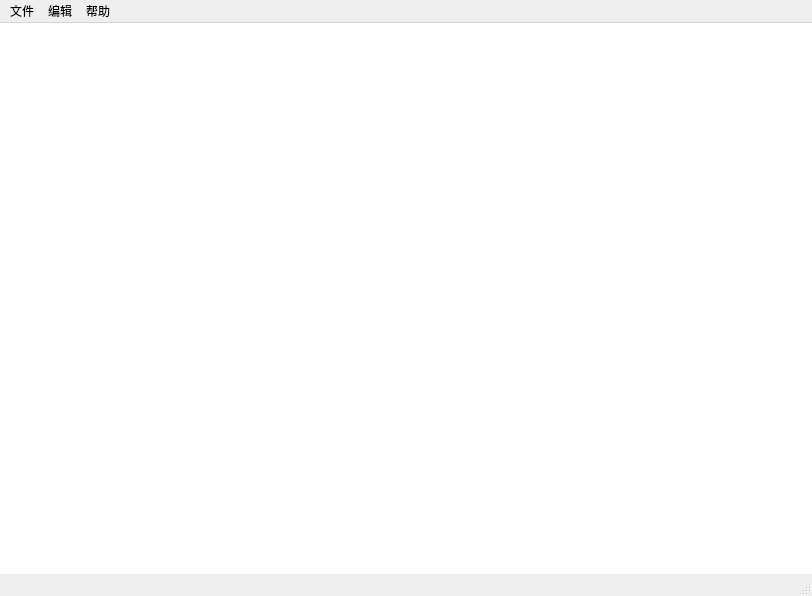
<?xml version="1.0" encoding="UTF-8"?>
<ui version="4.0">
 <class>TexteditClass</class>
 <widget class="QMainWindow" name="TexteditClass">
  <property name="geometry">
   <rect>
    <x>0</x>
    <y>0</y>
    <width>812</width>
    <height>596</height>
   </rect>
  </property>
  <property name="windowTitle">
   <string>MainWindow</string>
  </property>
  <widget class="QWidget" name="centralwidget">
   <widget class="QTextEdit" name="textEdit">
    <property name="geometry">
     <rect>
      <x>-10</x>
      <y>-10</y>
      <width>831</width>
      <height>591</height>
     </rect>
    </property>
   </widget>
  </widget>
  <widget class="QMenuBar" name="menubar">
   <property name="geometry">
    <rect>
     <x>0</x>
     <y>0</y>
     <width>812</width>
     <height>22</height>
    </rect>
   </property>
   <widget class="QMenu" name="menuFile">
    <property name="title">
     <string>文件</string>
    </property>
    <addaction name="actionNewFile"/>
    <addaction name="actionOpenFile"/>
   </widget>
   <widget class="QMenu" name="menuEdit">
    <property name="title">
     <string>编辑</string>
    </property>
    <addaction name="actionUndo"/>
   </widget>
   <widget class="QMenu" name="menuHelp">
    <property name="title">
     <string>帮助</string>
    </property>
   </widget>
   <addaction name="menuFile"/>
   <addaction name="menuEdit"/>
   <addaction name="menuHelp"/>
  </widget>
  <widget class="QStatusBar" name="statusbar"/>
  <action name="actionNewFile">
   <property name="text">
    <string>新建</string>
   </property>
  </action>
  <action name="actionOpenFile">
   <property name="text">
    <string>打开</string>
   </property>
  </action>
  <action name="action">
   <property name="text">
    <string>关闭</string>
   </property>
  </action>
  <action name="actionUndo">
   <property name="text">
    <string>撤销</string>
   </property>
  </action>
 </widget>
 <resources/>
 <connections/>
</ui>
